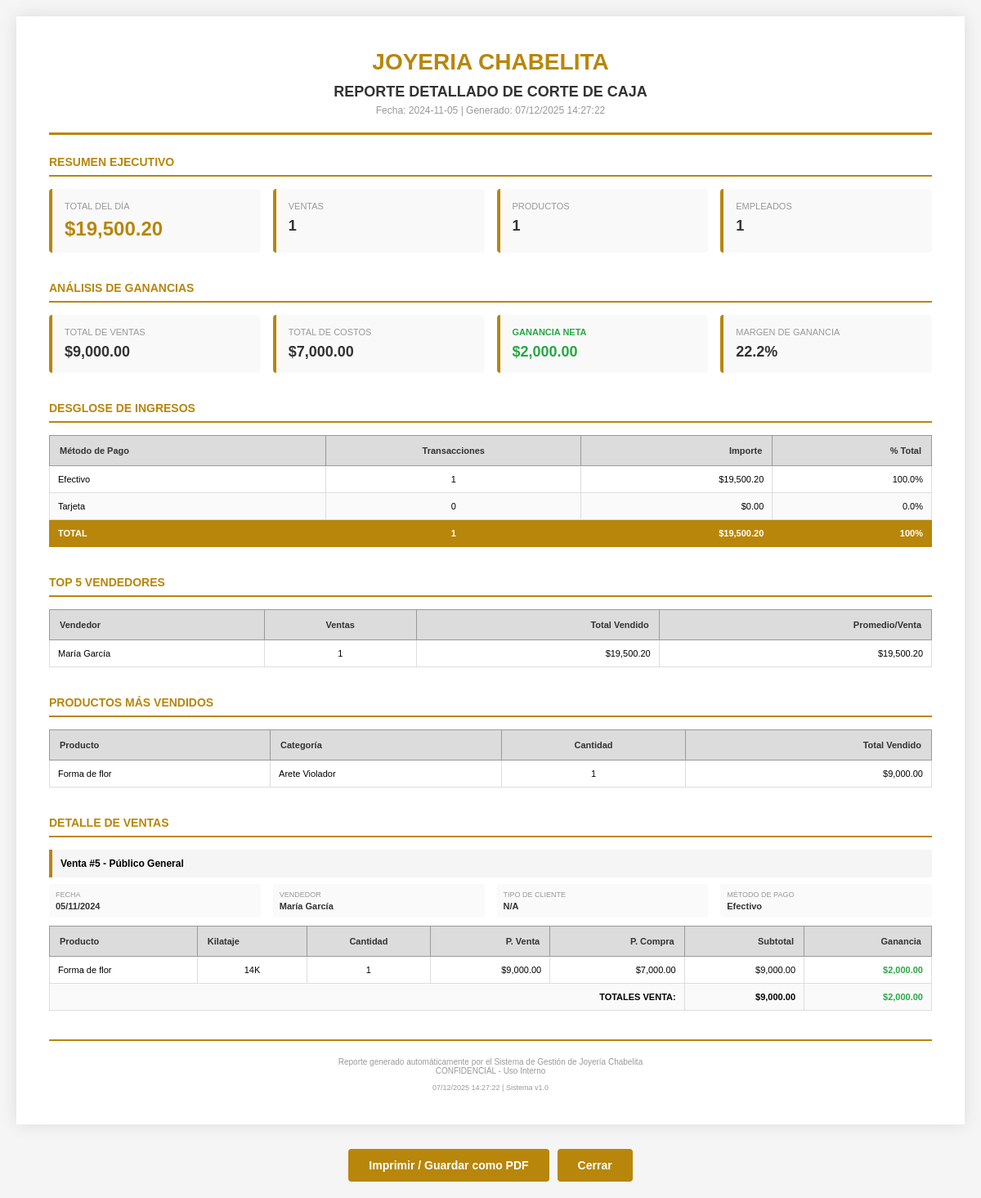
Page /reporteCaja.php?fecha=2024-11-05 on the committed database.
### tables this page shows
CREATE TABLE `producto` (
  `idProducto` varchar(20) NOT NULL,
  `idCategoria` int(11) DEFAULT NULL,
  `rfcProveedor` varchar(13) DEFAULT NULL,
  `stock` int(11) NOT NULL,
  `kilataje` enum('8K','10K','14K','18k') DEFAULT NULL,
  `descripcion` varchar(100) DEFAULT NULL,
  `precioCompra` decimal(8,2) DEFAULT NULL,
  `precioUnitario` decimal(8,2) DEFAULT NULL,
  `gramos` decimal(5,2) DEFAULT NULL,
  PRIMARY KEY (`idProducto`),
  KEY `idCategoria` (`idCategoria`),
  KEY `rfcProveedor` (`rfcProveedor`),
  CONSTRAINT `producto_ibfk_1` FOREIGN KEY (`idCategoria`) REFERENCES `categoria` (`idCategoria`) ON DELETE SET NULL ON UPDATE CASCADE,
  CONSTRAINT `producto_ibfk_2` FOREIGN KEY (`rfcProveedor`) REFERENCES `proveedor` (`rfc`) ON DELETE SET NULL ON UPDATE CASCADE
);

CREATE TABLE `categoria` (
  `idCategoria` int(11) NOT NULL AUTO_INCREMENT,
  `nombre` varchar(25) NOT NULL,
  PRIMARY KEY (`idCategoria`)
);

CREATE TABLE `venta` (
  `idVenta` int(11) NOT NULL AUTO_INCREMENT,
  `fechaVenta` date DEFAULT NULL,
  `idEmpleado` int(11) DEFAULT NULL,
  `idCliente` int(11) DEFAULT NULL,
  `idIngreso` int(11) DEFAULT NULL,
  PRIMARY KEY (`idVenta`),
  KEY `idEmpleado` (`idEmpleado`),
  KEY `idCliente` (`idCliente`),
  KEY `idIngreso` (`idIngreso`),
  CONSTRAINT `venta_ibfk_1` FOREIGN KEY (`idEmpleado`) REFERENCES `empleado` (`idEmpleado`) ON DELETE CASCADE ON UPDATE CASCADE,
  CONSTRAINT `venta_ibfk_2` FOREIGN KEY (`idCliente`) REFERENCES `cliente` (`idCliente`) ON DELETE CASCADE ON UPDATE CASCADE,
  CONSTRAINT `venta_ibfk_3` FOREIGN KEY (`idIngreso`) REFERENCES `ingreso` (`idIngreso`) ON DELETE CASCADE ON UPDATE CASCADE
);

CREATE TABLE `productoventa` (
  `idProductoVenta` bigint(20) NOT NULL AUTO_INCREMENT,
  `idVenta` int(11) DEFAULT NULL,
  `idProducto` varchar(20) DEFAULT NULL,
  `costo` decimal(8,2) NOT NULL,
  `cantidad` int(11) NOT NULL,
  `importe` decimal(8,2) DEFAULT NULL,
  PRIMARY KEY (`idProductoVenta`),
  KEY `idVenta` (`idVenta`),
  KEY `idProducto` (`idProducto`),
  CONSTRAINT `productoventa_ibfk_1` FOREIGN KEY (`idVenta`) REFERENCES `venta` (`idVenta`) ON DELETE CASCADE ON UPDATE CASCADE,
  CONSTRAINT `productoventa_ibfk_2` FOREIGN KEY (`idProducto`) REFERENCES `producto` (`idProducto`) ON DELETE CASCADE ON UPDATE CASCADE
);

### reporteCaja.php (the view, shortened to what the rows shown need)
<?php
try {
    $pdo = ConexionDB::setConnection();
    $fecha = isset($_GET['fecha']) ? $_GET['fecha'] : date('Y-m-d');
    $stmtTopVendedores = $pdo->prepare("
        SELECT
            e.nombre,
            e.apellidoPaterno,
            COUNT(v.idVenta) as ventasRealizadas,
            COALESCE(SUM(i.importeTotal), 0) as totalVendido
        FROM venta v
        INNER JOIN empleado e ON v.idEmpleado = e.idEmpleado
        INNER JOIN ingreso i ON v.idIngreso = i.idIngreso
        WHERE DATE(v.fechaVenta) = :fecha
        GROUP BY e.idEmpleado, e.nombre, e.apellidoPaterno
        ORDER BY totalVendido DESC
        LIMIT 5
    ");
    $stmtTopVendedores->execute(['fecha' => $fecha]);
    $topVendedores = $stmtTopVendedores->fetchAll(PDO::FETCH_ASSOC);
    $stmtTopProductos = $pdo->prepare("
        SELECT
            p.idProducto,
            p.descripcion,
            c.nombre as categoria,
            SUM(pv.cantidad) as cantidadVendida,
            SUM(pv.importe) as totalVendido
        FROM productoventa pv
        INNER JOIN venta v ON pv.idVenta = v.idVenta
        INNER JOIN producto p ON pv.idProducto = p.idProducto
        LEFT JOIN categoria c ON p.idCategoria = c.idCategoria
        WHERE DATE(v.fechaVenta) = :fecha
        GROUP BY p.idProducto, p.descripcion, c.nombre
        ORDER BY cantidadVendida DESC
        LIMIT 5
    ");
    $stmtTopProductos->execute(['fecha' => $fecha]);
    $topProductos = $stmtTopProductos->fetchAll(PDO::FETCH_ASSOC);
    $sqlVentas = "
        SELECT
            v.idVenta,
            v.fechaVenta,
            COALESCE(CONCAT(c.nombre, ' ', c.apellidoPaterno), 'Público General') as clienteNombre,
            COALESCE(CONCAT(e.nombre, ' ', e.apellidoPaterno), 'Sin Vendedor') as empleadoNombre,
            tc.tipo as tipoCliente,
            i.metodoPago,
            i.importeTotal
        FROM venta v
        INNER JOIN ingreso i ON v.idIngreso = i.idIngreso
        LEFT JOIN cliente c ON v.idCliente = c.idCliente
        LEFT JOIN tipocliente tc ON c.idTipoCliente = tc.idTipoCliente
        LEFT JOIN empleado e ON v.idEmpleado = e.idEmpleado
        WHERE DATE(v.fechaVenta) = :fecha
        ORDER BY v.fechaVenta ASC
    ";
    $stmtVentasDetalle = $pdo->prepare($sqlVentas);
    $stmtVentasDetalle->execute(['fecha' => $fecha]);
    $ventasDetalle = $stmtVentasDetalle->fetchAll(PDO::FETCH_ASSOC);
    $sqlProductos = "
        SELECT
            v.idVenta,
            p.idProducto,
            p.descripcion as productName,
            p.kilataje,
            pv.cantidad,
            pv.costo as precioVenta,
            p.precioCompra,
            pv.importe as subtotal,
            (pv.importe - (pv.cantidad * p.precioCompra)) as ganancia
        FROM venta v
        INNER JOIN productoventa pv ON v.idVenta = pv.idVenta
        INNER JOIN producto p ON pv.idProducto = p.idProducto
        WHERE DATE(v.fechaVenta) = :fecha
        ORDER BY v.idVenta ASC, p.descripcion ASC
    ";
    $stmtProductosLinea = $pdo->prepare($sqlProductos);
    $stmtProductosLinea->execute(['fecha' => $fecha]);
    $productosLinea = $stmtProductosLinea->fetchAll(PDO::FETCH_ASSOC);
    $productosPorVenta = [];
    foreach ($productosLinea as $prod) {
        $ventaId = $prod['idVenta'];
        if (!isset($productosPorVenta[$ventaId])) {
            $productosPorVenta[$ventaId] = [];
        }
        $productosPorVenta[$ventaId][] = $prod;
    }
} catch (PDOException $e) {
    die("<div style='padding: 20px; color: red; font-family: Arial;'>
        <h3>❌ Error de Base de Datos</h3>
        <p><strong>Mensaje:</strong> " . htmlspecialchars($e->getMessage()) . "</p>
    </div>");
} catch (Exception $e) {
    die("<div style='padding: 20px; color: red; font-family: Arial;'>
        <h3>❌ Error</h3>
        <p>" . htmlspecialchars($e->getMessage()) . "</p>
    </div>");
}
function formatoMoneda($valor) {
    return number_format($valor, 2, '.', ',');
}
?>
<!DOCTYPE html>
<html lang="es">
<head>
</head>
<body>
<div class="contenedor">
    <div class="seccion">
        <table>
            <thead>
                <tr>
                    <th>Método de Pago</th>
                    <th class="texto-centro">Transacciones</th>
                    <th class="texto-derecha">Importe</th>
                    <th class="texto-derecha">% Total</th>
                </tr>
            </thead>
        </table>
    </div>
    <?php if (count($topVendedores) > 0): ?>
    <div class="seccion">
        <table>
            <thead>
                <tr>
                    <th>Vendedor</th>
                    <th class="texto-centro">Ventas</th>
                    <th class="texto-derecha">Total Vendido</th>
                    <th class="texto-derecha">Promedio/Venta</th>
                </tr>
            </thead>
        </table>
    </div>
    <?php endif; ?>
    <?php if (count($topProductos) > 0): ?>
    <div class="seccion">
        <table>
            <thead>
                <tr>
                    <th>Producto</th>
                    <th>Categoría</th>
                    <th class="texto-centro">Cantidad</th>
                    <th class="texto-derecha">Total Vendido</th>
                </tr>
            </thead>
            <tbody>
                <?php foreach ($topProductos as $producto): ?>
                <tr>
                    <td><?php echo htmlspecialchars($producto['descripcion']); ?></td>
                    <td><?php echo htmlspecialchars($producto['categoria'] ?? 'N/A'); ?></td>
                    <td class="texto-centro"><?php echo $producto['cantidadVendida']; ?></td>
                    <td class="texto-derecha">$<?php echo formatoMoneda($producto['totalVendido']); ?></td>
                </tr>
                <?php endforeach; ?>
            </tbody>
        </table>
    </div>
    <?php endif; ?>
    <div class="seccion">
        <div class="titulo-seccion">Detalle de Ventas</div>
        <?php if (count($ventasDetalle) > 0): ?>
            <?php foreach ($ventasDetalle as $venta): ?>
                <div class="encabezado-venta">
                    Venta #<?php echo $venta['idVenta']; ?> - <?php echo htmlspecialchars($venta['clienteNombre']); ?>
                </div>
                <div class="info-venta">
                    <div class="info-venta-item">
                        <div class="info-venta-label">Fecha</div>
                        <div class="info-venta-valor"><?php echo date('d/m/Y', strtotime($venta['fechaVenta'])); ?></div>
                    </div>
                    <div class="info-venta-item">
                        <div class="info-venta-label">Vendedor</div>
                        <div class="info-venta-valor"><?php echo htmlspecialchars($venta['empleadoNombre']); ?></div>
                    </div>
                    <div class="info-venta-item">
                        <div class="info-venta-label">Tipo de Cliente</div>
                        <div class="info-venta-valor"><?php echo htmlspecialchars($venta['tipoCliente'] ?? 'N/A'); ?></div>
                    </div>
                    <div class="info-venta-item">
                        <div class="info-venta-label">Método de Pago</div>
                        <div class="info-venta-valor"><?php echo strtoupper($venta['metodoPago']) === 'EFECTIVO' ? 'Efectivo' : 'Tarjeta'; ?></div>
                    </div>
                </div>
                <?php if (isset($productosPorVenta[$venta['idVenta']]) && count($productosPorVenta[$venta['idVenta']]) > 0): ?>
                    <table>
                        <thead>
                            <tr>
                                <th>Producto</th>
                                <th>Kilataje</th>
                                <th class="texto-centro">Cantidad</th>
                                <th class="texto-derecha">P. Venta</th>
                                <th class="texto-derecha">P. Compra</th>
                                <th class="texto-derecha">Subtotal</th>
                                <th class="texto-derecha">Ganancia</th>
                            </tr>
                        </thead>
                        <tbody>
                            <?php
                            $totalVentaGanancia = 0;
                            $totalVentaSubtotal = 0;
                            foreach ($productosPorVenta[$venta['idVenta']] as $prod):
                                $totalVentaGanancia += $prod['ganancia'];
                                $totalVentaSubtotal += $prod['subtotal'];
                            ?>
                                <tr>
                                    <td><?php echo htmlspecialchars($prod['productName']); ?></td>
                                    <td class="texto-centro"><?php echo $prod['kilataje'] ?? 'N/A'; ?></td>
                                    <td class="texto-centro"><?php echo $prod['cantidad']; ?></td>
                                    <td class="texto-derecha">$<?php echo formatoMoneda($prod['precioVenta']); ?></td>
                                    <td class="texto-derecha">$<?php echo formatoMoneda($prod['precioCompra']); ?></td>
                                    <td class="texto-derecha">$<?php echo formatoMoneda($prod['subtotal']); ?></td>
                                    <td class="texto-derecha <?php echo $prod['ganancia'] >= 0 ? 'ganancia-positiva' : 'ganancia-negativa'; ?>">
                                        $<?php echo formatoMoneda($prod['ganancia']); ?>
                                    </td>
                                </tr>
                            <?php endforeach; ?>
                            <tr class="fila-venta">
                                <td colspan="5" class="texto-derecha">TOTALES VENTA:</td>
                                <td class="texto-derecha">$<?php echo formatoMoneda($totalVentaSubtotal); ?></td>
                                <td class="texto-derecha <?php echo $totalVentaGanancia >= 0 ? 'ganancia-positiva' : 'ganancia-negativa'; ?>">
                                    $<?php echo formatoMoneda($totalVentaGanancia); ?>
                                </td>
                            </tr>
                        </tbody>
                    </table>
                <?php endif; ?>
            <?php endforeach; ?>
        <?php else: ?>
            <div style="padding: 30px; text-align: center; background: #f5f5f5; border-radius: 8px;">
                <p style="color: #999;">No hay ventas registradas para esta fecha</p>
            </div>
        <?php endif; ?>
    </div>
</div>
</body>
</html>

### rows in the picture
producto: descripcion "Forma de flor", idCategoria.nombre "Arete Violador", cantidadVendida "1", totalVendido "9,000.00"
venta: idVenta "5", clienteNombre "Público General", fechaVenta "05/11/2024", empleadoNombre "María García", tipoCliente "N/A", totalVentaSubtotal "9,000.00", totalVentaGanancia "2,000.00"
productoventa: idProducto.descripcion "Forma de flor", idProducto.kilataje "14K", cantidad "1", costo "9,000.00", idProducto.precioCompra "7,000.00", importe "9,000.00", ganancia "2,000.00"

### other values in the picture
$fecha "2024-11-05"
formatoMoneda($totalDia) "19,500.20"
$ventasRealizadas "1"
$productosVendidos "1"
$empleadosActivos "1"
formatoMoneda($totalVentas) "9,000.00"
formatoMoneda($totalCostos) "7,000.00"
formatoMoneda($gananciaTotal) "2,000.00"
$margenGanancia "22.2"
$efectivoCount "1"
formatoMoneda($efectivo) "19,500.20"
$tarjetaCount "0"
formatoMoneda($tarjeta) "0.00"
$vendedor['nombre'] . ' ' . $vendedor['apellidoPaterno'] "María García"
$vendedor['ventasRealizadas'] "1"
